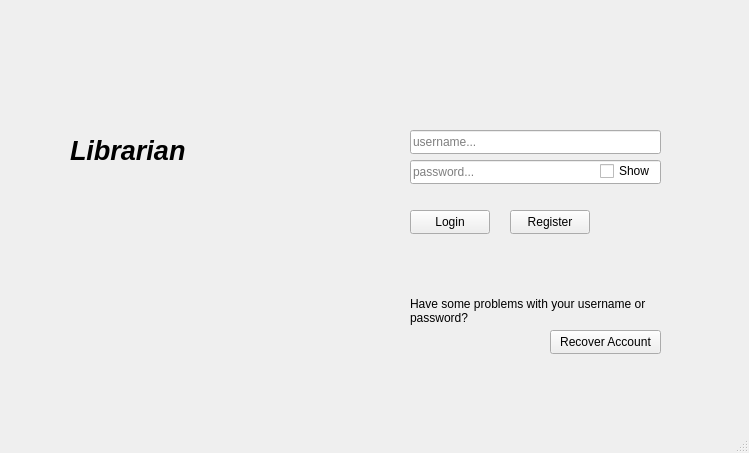
<?xml version="1.0" encoding="UTF-8"?>
<ui version="4.0">
 <class>MainWindow</class>
 <widget class="QMainWindow" name="MainWindow">
  <property name="geometry">
   <rect>
    <x>0</x>
    <y>0</y>
    <width>749</width>
    <height>453</height>
   </rect>
  </property>
  <property name="windowTitle">
   <string>MainWindow</string>
  </property>
  <widget class="QWidget" name="centralwidget">
   <widget class="QLabel" name="title">
    <property name="geometry">
     <rect>
      <x>70</x>
      <y>130</y>
      <width>131</width>
      <height>41</height>
     </rect>
    </property>
    <property name="font">
     <font>
      <pointsize>20</pointsize>
      <italic>true</italic>
      <bold>true</bold>
     </font>
    </property>
    <property name="text">
     <string>Librarian</string>
    </property>
   </widget>
   <widget class="QLineEdit" name="usernameInput">
    <property name="geometry">
     <rect>
      <x>410</x>
      <y>130</y>
      <width>251</width>
      <height>24</height>
     </rect>
    </property>
    <property name="toolTip">
     <string/>
    </property>
    <property name="accessibleName">
     <string/>
    </property>
    <property name="autoFillBackground">
     <bool>false</bool>
    </property>
    <property name="inputMask">
     <string/>
    </property>
    <property name="text">
     <string/>
    </property>
    <property name="placeholderText">
     <string>username...</string>
    </property>
   </widget>
   <widget class="QLineEdit" name="passwordInput">
    <property name="geometry">
     <rect>
      <x>410</x>
      <y>160</y>
      <width>251</width>
      <height>24</height>
     </rect>
    </property>
    <property name="text">
     <string/>
    </property>
    <property name="echoMode">
     <enum>QLineEdit::Password</enum>
    </property>
    <property name="placeholderText">
     <string>password...</string>
    </property>
   </widget>
   <widget class="QPushButton" name="login_PushButton">
    <property name="geometry">
     <rect>
      <x>410</x>
      <y>210</y>
      <width>80</width>
      <height>24</height>
     </rect>
    </property>
    <property name="text">
     <string>Login</string>
    </property>
   </widget>
   <widget class="QPushButton" name="register_PushButton">
    <property name="geometry">
     <rect>
      <x>510</x>
      <y>210</y>
      <width>80</width>
      <height>24</height>
     </rect>
    </property>
    <property name="text">
     <string>Register</string>
    </property>
   </widget>
   <widget class="QLabel" name="accountRecovery_Lable">
    <property name="enabled">
     <bool>true</bool>
    </property>
    <property name="geometry">
     <rect>
      <x>410</x>
      <y>295</y>
      <width>281</width>
      <height>31</height>
     </rect>
    </property>
    <property name="font">
     <font>
      <pointsize>9</pointsize>
      <italic>false</italic>
      <bold>false</bold>
     </font>
    </property>
    <property name="text">
     <string>Have some problems with your username or password?</string>
    </property>
    <property name="wordWrap">
     <bool>true</bool>
    </property>
   </widget>
   <widget class="QPushButton" name="accountRecovery_PushButton">
    <property name="enabled">
     <bool>true</bool>
    </property>
    <property name="geometry">
     <rect>
      <x>550</x>
      <y>330</y>
      <width>111</width>
      <height>24</height>
     </rect>
    </property>
    <property name="text">
     <string>Recover Account</string>
    </property>
   </widget>
   <widget class="QCheckBox" name="passReveal_CheckBox">
    <property name="geometry">
     <rect>
      <x>600</x>
      <y>160</y>
      <width>51</width>
      <height>22</height>
     </rect>
    </property>
    <property name="text">
     <string>Show</string>
    </property>
   </widget>
  </widget>
  <widget class="QMenuBar" name="menubar">
   <property name="geometry">
    <rect>
     <x>0</x>
     <y>0</y>
     <width>749</width>
     <height>21</height>
    </rect>
   </property>
  </widget>
  <widget class="QStatusBar" name="statusbar">
   <property name="enabled">
    <bool>true</bool>
   </property>
   <property name="mouseTracking">
    <bool>false</bool>
   </property>
   <property name="tabletTracking">
    <bool>false</bool>
   </property>
   <property name="focusPolicy">
    <enum>Qt::NoFocus</enum>
   </property>
   <property name="statusTip">
    <string/>
   </property>
   <property name="whatsThis">
    <string/>
   </property>
   <property name="sizeGripEnabled">
    <bool>true</bool>
   </property>
  </widget>
 </widget>
 <tabstops>
  <tabstop>usernameInput</tabstop>
  <tabstop>passwordInput</tabstop>
  <tabstop>passReveal_CheckBox</tabstop>
  <tabstop>login_PushButton</tabstop>
  <tabstop>register_PushButton</tabstop>
  <tabstop>accountRecovery_PushButton</tabstop>
 </tabstops>
 <resources/>
 <connections/>
</ui>
